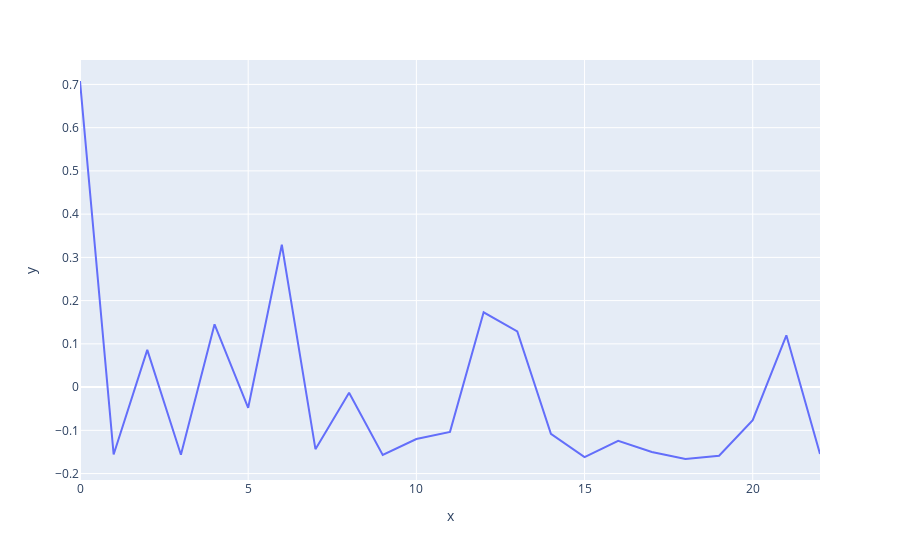
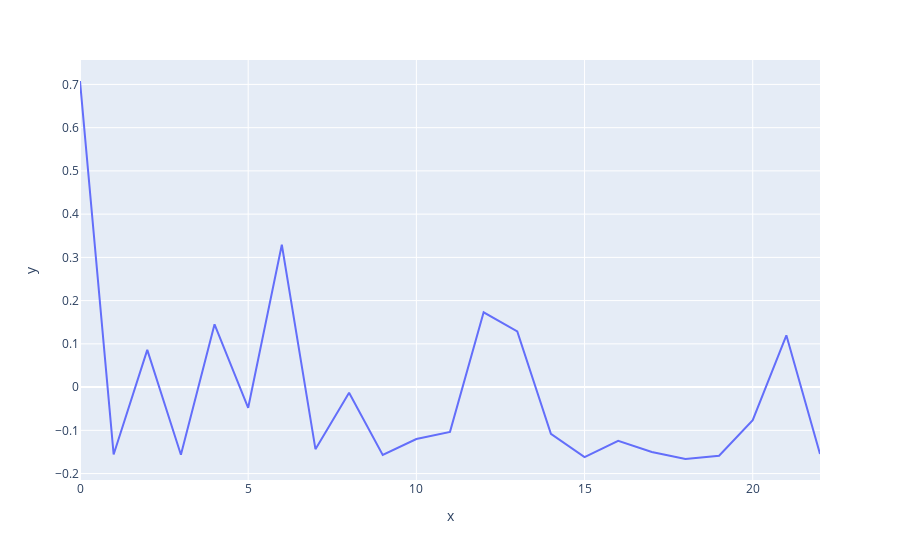

The notebook cell these images were saved under, in order:
### Code cell
line(activations['blocks.4.mlp.hook_post'][0,:,0])
line(activations['blocks.4.mlp.hook_post'][0,:,0])

### Figure 1 — Plotly figure (JSON) as saved in the notebook; plotly's stock layout.template omitted (floating-point values rounded to 4 significant figures)
{"data": [{"hovertemplate": "x=%{x}<br>y=%{y}<extra></extra>", "legendgroup": "", "line": {"color": "#636efa", "dash": "solid"}, "marker": {"symbol": "circle"}, "mode": "lines", "name": "", "orientation": "v", "showlegend": false, "type": "scatter", "x": [0, 1, 2, 3, 4, 5, 6, 7, 8, 9, 10, 11, 12, 13, 14, 15, 16, 17, 18, 19, 20, 21, 22], "xaxis": "x", "y": [0.7079, -0.1558, 0.08606, -0.1564, 0.1452, -0.04792, 0.3292, -0.1436, -0.01323, -0.1568, -0.1202, -0.1035, 0.1731, 0.1287, -0.1083, -0.162, -0.1243, -0.1499, -0.1663, -0.1588, -0.07629, 0.1199, -0.1547], "yaxis": "y"}], "layout": {"legend": {"tracegroupgap": 0}, "margin": {"t": 60}, "xaxis": {"anchor": "y", "domain": [0, 1], "title": {"text": "x"}}, "yaxis": {"anchor": "x", "domain": [0, 1], "title": {"text": "y"}}}}

### Figure 2 — Plotly figure (JSON) as saved in the notebook; plotly's stock layout.template omitted (floating-point values rounded to 4 significant figures)
{"data": [{"hovertemplate": "x=%{x}<br>y=%{y}<extra></extra>", "legendgroup": "", "line": {"color": "#636efa", "dash": "solid"}, "marker": {"symbol": "circle"}, "mode": "lines", "name": "", "orientation": "v", "showlegend": false, "type": "scatter", "x": [0, 1, 2, 3, 4, 5, 6, 7, 8, 9, 10, 11, 12, 13, 14, 15, 16, 17, 18, 19, 20, 21, 22], "xaxis": "x", "y": [0.7079, -0.1558, 0.08606, -0.1564, 0.1452, -0.04792, 0.3292, -0.1436, -0.01323, -0.1568, -0.1202, -0.1035, 0.1731, 0.1287, -0.1083, -0.162, -0.1243, -0.1499, -0.1663, -0.1588, -0.07629, 0.1199, -0.1547], "yaxis": "y"}], "layout": {"legend": {"tracegroupgap": 0}, "margin": {"t": 60}, "xaxis": {"anchor": "y", "domain": [0, 1], "title": {"text": "x"}}, "yaxis": {"anchor": "x", "domain": [0, 1], "title": {"text": "y"}}}}
